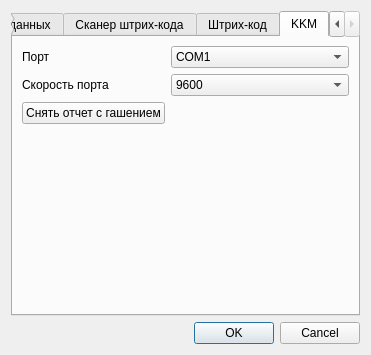
<?xml version="1.0" encoding="UTF-8"?>
<ui version="4.0">
 <class>SettingsDialog</class>
 <widget class="QDialog" name="SettingsDialog">
  <property name="geometry">
   <rect>
    <x>0</x>
    <y>0</y>
    <width>371</width>
    <height>355</height>
   </rect>
  </property>
  <property name="windowTitle">
   <string>Настройки</string>
  </property>
  <layout class="QVBoxLayout" name="verticalLayout">
   <item>
    <widget class="QTabWidget" name="tabWidget">
     <property name="currentIndex">
      <number>3</number>
     </property>
     <widget class="QWidget" name="db_tab">
      <attribute name="title">
       <string>База данных</string>
      </attribute>
      <layout class="QFormLayout" name="formLayout">
       <item row="0" column="0">
        <widget class="QLabel" name="label">
         <property name="text">
          <string>Сервер БД</string>
         </property>
        </widget>
       </item>
       <item row="0" column="1">
        <widget class="QLineEdit" name="dbhost_lineEdit"/>
       </item>
       <item row="1" column="0">
        <widget class="QLabel" name="label_2">
         <property name="text">
          <string>Название БД</string>
         </property>
        </widget>
       </item>
       <item row="1" column="1">
        <widget class="QLineEdit" name="dbname_lineEdit"/>
       </item>
       <item row="2" column="0">
        <widget class="QLabel" name="label_3">
         <property name="text">
          <string>Пользователь</string>
         </property>
        </widget>
       </item>
       <item row="2" column="1">
        <widget class="QLineEdit" name="dbuser_lineEdit"/>
       </item>
       <item row="3" column="0">
        <widget class="QLabel" name="label_4">
         <property name="text">
          <string>Пароль</string>
         </property>
        </widget>
       </item>
       <item row="3" column="1">
        <widget class="QLineEdit" name="dbpassword_lineEdit">
         <property name="echoMode">
          <enum>QLineEdit::Password</enum>
         </property>
        </widget>
       </item>
      </layout>
     </widget>
     <widget class="QWidget" name="scaner_tab">
      <attribute name="title">
       <string>Сканер штрих-кода</string>
      </attribute>
      <layout class="QFormLayout" name="formLayout_2">
       <item row="0" column="0">
        <widget class="QLabel" name="label_5">
         <property name="text">
          <string>Порт</string>
         </property>
        </widget>
       </item>
       <item row="0" column="1">
        <widget class="QComboBox" name="port_comboBox">
         <item>
          <property name="text">
           <string>COM1</string>
          </property>
         </item>
         <item>
          <property name="text">
           <string>COM2</string>
          </property>
         </item>
         <item>
          <property name="text">
           <string>COM3</string>
          </property>
         </item>
         <item>
          <property name="text">
           <string>COM4</string>
          </property>
         </item>
         <item>
          <property name="text">
           <string>COM5</string>
          </property>
         </item>
         <item>
          <property name="text">
           <string>COM6</string>
          </property>
         </item>
         <item>
          <property name="text">
           <string>COM7</string>
          </property>
         </item>
         <item>
          <property name="text">
           <string>COM8</string>
          </property>
         </item>
         <item>
          <property name="text">
           <string>COM9</string>
          </property>
         </item>
         <item>
          <property name="text">
           <string>COM10</string>
          </property>
         </item>
         <item>
          <property name="text">
           <string>COM11</string>
          </property>
         </item>
         <item>
          <property name="text">
           <string>COM12</string>
          </property>
         </item>
         <item>
          <property name="text">
           <string>COM13</string>
          </property>
         </item>
         <item>
          <property name="text">
           <string>COM14</string>
          </property>
         </item>
         <item>
          <property name="text">
           <string>COM15</string>
          </property>
         </item>
         <item>
          <property name="text">
           <string>COM16</string>
          </property>
         </item>
         <item>
          <property name="text">
           <string>COM17</string>
          </property>
         </item>
         <item>
          <property name="text">
           <string>COM18</string>
          </property>
         </item>
         <item>
          <property name="text">
           <string>COM19</string>
          </property>
         </item>
         <item>
          <property name="text">
           <string>COM20</string>
          </property>
         </item>
         <item>
          <property name="text">
           <string>COM21</string>
          </property>
         </item>
         <item>
          <property name="text">
           <string>COM22</string>
          </property>
         </item>
         <item>
          <property name="text">
           <string>COM23</string>
          </property>
         </item>
         <item>
          <property name="text">
           <string>COM24</string>
          </property>
         </item>
         <item>
          <property name="text">
           <string>COM25</string>
          </property>
         </item>
         <item>
          <property name="text">
           <string>COM26</string>
          </property>
         </item>
         <item>
          <property name="text">
           <string>COM27</string>
          </property>
         </item>
         <item>
          <property name="text">
           <string>COM28</string>
          </property>
         </item>
         <item>
          <property name="text">
           <string>COM29</string>
          </property>
         </item>
         <item>
          <property name="text">
           <string>COM30</string>
          </property>
         </item>
         <item>
          <property name="text">
           <string>COM31</string>
          </property>
         </item>
         <item>
          <property name="text">
           <string>COM32</string>
          </property>
         </item>
        </widget>
       </item>
       <item row="1" column="0">
        <widget class="QLabel" name="label_6">
         <property name="text">
          <string>Префикс (HEX)</string>
         </property>
        </widget>
       </item>
       <item row="1" column="1">
        <widget class="QLineEdit" name="prefix_lineEdit"/>
       </item>
       <item row="2" column="0">
        <widget class="QLabel" name="label_7">
         <property name="text">
          <string>Суфикс (HEX)</string>
         </property>
        </widget>
       </item>
       <item row="2" column="1">
        <widget class="QLineEdit" name="suffix_lineEdit"/>
       </item>
      </layout>
     </widget>
     <widget class="QWidget" name="tab">
      <attribute name="title">
       <string>Штрих-код</string>
      </attribute>
      <layout class="QFormLayout" name="formLayout_3">
       <property name="fieldGrowthPolicy">
        <enum>QFormLayout::AllNonFixedFieldsGrow</enum>
       </property>
       <item row="0" column="0">
        <widget class="QLabel" name="label_8">
         <property name="text">
          <string>Префикс весового</string>
         </property>
        </widget>
       </item>
       <item row="0" column="1">
        <widget class="QLineEdit" name="barcodePrefix_lineEdit"/>
       </item>
      </layout>
     </widget>
     <widget class="QWidget" name="tab_2">
      <attribute name="title">
       <string>KKM</string>
      </attribute>
      <layout class="QFormLayout" name="formLayout_4">
       <property name="fieldGrowthPolicy">
        <enum>QFormLayout::AllNonFixedFieldsGrow</enum>
       </property>
       <item row="2" column="0">
        <widget class="QLabel" name="label_9">
         <property name="text">
          <string>Порт</string>
         </property>
        </widget>
       </item>
       <item row="2" column="1">
        <widget class="QComboBox" name="printerPort_comboBox">
         <item>
          <property name="text">
           <string>COM1</string>
          </property>
         </item>
         <item>
          <property name="text">
           <string>COM2</string>
          </property>
         </item>
         <item>
          <property name="text">
           <string>COM3</string>
          </property>
         </item>
         <item>
          <property name="text">
           <string>COM4</string>
          </property>
         </item>
         <item>
          <property name="text">
           <string>COM5</string>
          </property>
         </item>
         <item>
          <property name="text">
           <string>COM6</string>
          </property>
         </item>
         <item>
          <property name="text">
           <string>COM7</string>
          </property>
         </item>
         <item>
          <property name="text">
           <string>COM8</string>
          </property>
         </item>
         <item>
          <property name="text">
           <string>COM9</string>
          </property>
         </item>
         <item>
          <property name="text">
           <string>COM10</string>
          </property>
         </item>
         <item>
          <property name="text">
           <string>COM11</string>
          </property>
         </item>
         <item>
          <property name="text">
           <string>COM12</string>
          </property>
         </item>
         <item>
          <property name="text">
           <string>COM13</string>
          </property>
         </item>
         <item>
          <property name="text">
           <string>COM14</string>
          </property>
         </item>
         <item>
          <property name="text">
           <string>COM15</string>
          </property>
         </item>
         <item>
          <property name="text">
           <string>COM16</string>
          </property>
         </item>
         <item>
          <property name="text">
           <string>COM17</string>
          </property>
         </item>
         <item>
          <property name="text">
           <string>COM18</string>
          </property>
         </item>
         <item>
          <property name="text">
           <string>COM19</string>
          </property>
         </item>
         <item>
          <property name="text">
           <string>COM20</string>
          </property>
         </item>
         <item>
          <property name="text">
           <string>COM21</string>
          </property>
         </item>
         <item>
          <property name="text">
           <string>COM22</string>
          </property>
         </item>
         <item>
          <property name="text">
           <string>COM23</string>
          </property>
         </item>
         <item>
          <property name="text">
           <string>COM24</string>
          </property>
         </item>
         <item>
          <property name="text">
           <string>COM25</string>
          </property>
         </item>
         <item>
          <property name="text">
           <string>COM26</string>
          </property>
         </item>
         <item>
          <property name="text">
           <string>COM27</string>
          </property>
         </item>
         <item>
          <property name="text">
           <string>COM28</string>
          </property>
         </item>
         <item>
          <property name="text">
           <string>COM29</string>
          </property>
         </item>
         <item>
          <property name="text">
           <string>COM30</string>
          </property>
         </item>
         <item>
          <property name="text">
           <string>COM31</string>
          </property>
         </item>
         <item>
          <property name="text">
           <string>COM32</string>
          </property>
         </item>
        </widget>
       </item>
       <item row="4" column="0">
        <widget class="QPushButton" name="pushButton">
         <property name="text">
          <string>Снять отчет с гашением</string>
         </property>
        </widget>
       </item>
       <item row="3" column="0">
        <widget class="QLabel" name="label_10">
         <property name="text">
          <string>Скорость порта</string>
         </property>
        </widget>
       </item>
       <item row="3" column="1">
        <widget class="QComboBox" name="printerPortSpeed_comboBox">
         <property name="currentIndex">
          <number>2</number>
         </property>
         <item>
          <property name="text">
           <string>2400</string>
          </property>
         </item>
         <item>
          <property name="text">
           <string>4800</string>
          </property>
         </item>
         <item>
          <property name="text">
           <string>9600</string>
          </property>
         </item>
         <item>
          <property name="text">
           <string>19200</string>
          </property>
         </item>
         <item>
          <property name="text">
           <string>38400</string>
          </property>
         </item>
         <item>
          <property name="text">
           <string>57600 </string>
          </property>
         </item>
         <item>
          <property name="text">
           <string>115200</string>
          </property>
         </item>
        </widget>
       </item>
      </layout>
     </widget>
    </widget>
   </item>
   <item>
    <widget class="QDialogButtonBox" name="buttonBox">
     <property name="orientation">
      <enum>Qt::Horizontal</enum>
     </property>
     <property name="standardButtons">
      <set>QDialogButtonBox::Cancel|QDialogButtonBox::Ok</set>
     </property>
    </widget>
   </item>
  </layout>
 </widget>
 <tabstops>
  <tabstop>tabWidget</tabstop>
  <tabstop>dbhost_lineEdit</tabstop>
  <tabstop>dbname_lineEdit</tabstop>
  <tabstop>dbuser_lineEdit</tabstop>
  <tabstop>dbpassword_lineEdit</tabstop>
  <tabstop>port_comboBox</tabstop>
  <tabstop>prefix_lineEdit</tabstop>
  <tabstop>suffix_lineEdit</tabstop>
  <tabstop>buttonBox</tabstop>
 </tabstops>
 <resources/>
 <connections>
  <connection>
   <sender>buttonBox</sender>
   <signal>accepted()</signal>
   <receiver>SettingsDialog</receiver>
   <slot>accept()</slot>
   <hints>
    <hint type="sourcelabel">
     <x>257</x>
     <y>230</y>
    </hint>
    <hint type="destinationlabel">
     <x>157</x>
     <y>274</y>
    </hint>
   </hints>
  </connection>
  <connection>
   <sender>buttonBox</sender>
   <signal>rejected()</signal>
   <receiver>SettingsDialog</receiver>
   <slot>reject()</slot>
   <hints>
    <hint type="sourcelabel">
     <x>310</x>
     <y>230</y>
    </hint>
    <hint type="destinationlabel">
     <x>286</x>
     <y>274</y>
    </hint>
   </hints>
  </connection>
 </connections>
</ui>
